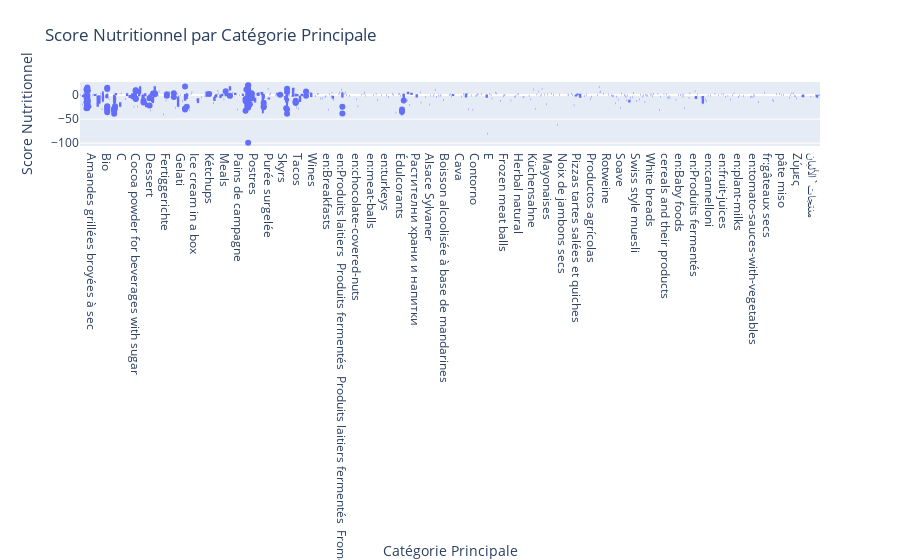

Write notebook code for a chart like this one.
### Code cell
fig = px.box(pd_transformed, x='main_category', y='nutrition_score', title='Score Nutritionnel par Catégorie Principale')
fig.update_layout(xaxis_title='Catégorie Principale', yaxis_title='Score Nutritionnel')
fig.show()

### Figure 1 — Plotly figure (JSON) as saved in the notebook; plotly's stock layout.template omitted (floating-point values rounded to 4 significant figures; data arrays with more than 128 entries replaced by an {"elided": "..."} marker saying what was removed)
{"data": [{"alignmentgroup": "True", "hovertemplate": "main_category=%{x}<br>nutrition_score=%{y}<extra></extra>", "legendgroup": "", "marker": {"color": "#636efa"}, "name": "", "notched": false, "offsetgroup": "", "orientation": "v", "showlegend": false, "x": {"elided": "9750 str values"}, "x0": " ", "xaxis": "x", "y": {"elided": "9750 float values"}, "y0": " ", "yaxis": "y", "type": "box"}], "layout": {"xaxis": {"anchor": "y", "domain": [0.0, 1.0], "title": {"text": "Catégorie Principale"}}, "yaxis": {"anchor": "x", "domain": [0.0, 1.0], "title": {"text": "Score Nutritionnel"}}, "legend": {"tracegroupgap": 0}, "title": {"text": "Score Nutritionnel par Catégorie Principale"}, "boxmode": "group"}}
